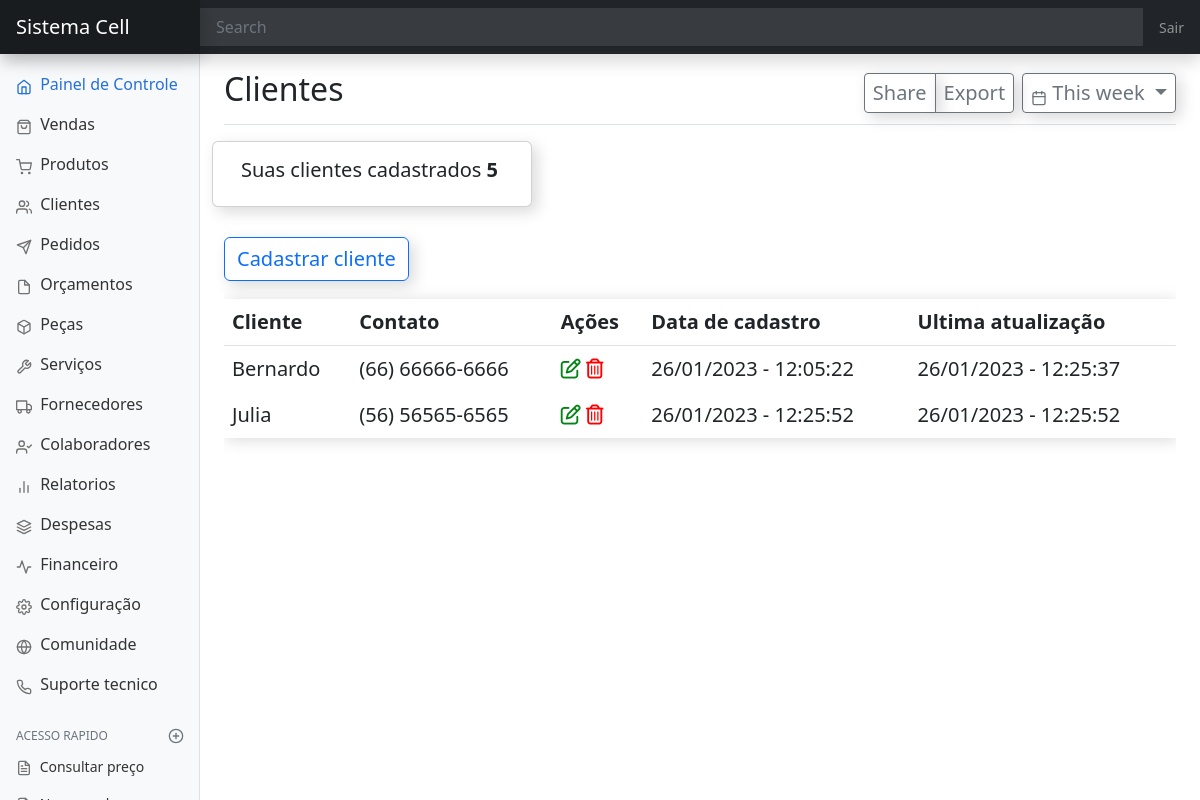
The app's page /cliente/ (signed in), older data.
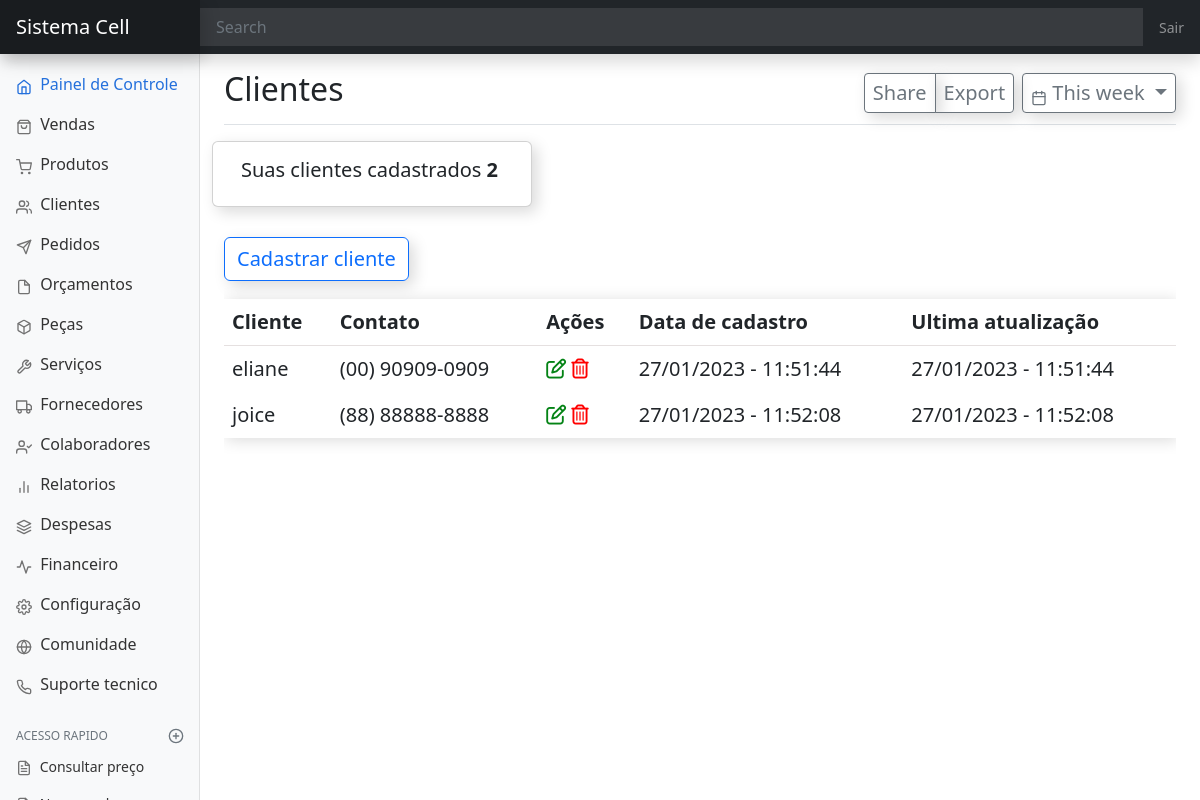
The same page, newer data.
### cliente/models.py (models this page shows, shortened)
class Cliente(models.Model):
    usuario = models.ForeignKey(User, on_delete=models.PROTECT)
    data_criacao = models.DateTimeField(auto_now_add=True, editable=False)
    data_edicao = models.DateTimeField(auto_now=True, editable=False)
    nome_cliente = models.CharField(max_length=90)
    data_nascimento = models.DateField(null=True, blank=True)
    cpf = models.CharField(max_length=14, null=True, blank=True)
    telefone_contato = models.CharField(max_length=15)
    telefone_contato_2 = models.CharField(max_length=15, null=True, blank=True)
    rua = models.CharField(max_length=99, null=True, blank=True)
    numero_casa = models.IntegerField(null=True, blank=True)
    bairro = models.CharField(max_length=90, null=True, blank=True)
    observacao = models.TextField(null=True, blank=True)

### cliente/views.py (the view)
# urls.py: path('cliente/', login_required(ListaCliente.as_view()), name='cliente'),
class ListaCliente(ListView):
    model = Cliente
    template_name = 'cliente/pagina-inicial-cliente.html'
    def get_queryset(self):
        return Cliente.objects.filter(usuario=self.request.user)

### cliente/templatetags/totalclientes.py (called while the page is built)
@register.simple_tag
def total_clientes():
    total = Cliente.objects.all().count()
    if total == 0:
        return '0'
    return total

### cliente/templates/cliente/pagina-inicial-cliente.html (shortened to what this page needs)
{% extends 'dashboard/pagina-inicial.html' %}
{% load totalclientes %}
{% block titulo %}Clientes{% endblock %}
{% block conteudo %}
<div class="row" id="total-cliente">
    <div class="card">
        <div class="card-body">
            <h5 class="card-title">Suas clientes cadastrados <b>{% total_clientes %}</b></h5>
        </div>
    </div>
</div>
<div style="margin-top: 30px;">
    <a href="" class="btn btn-outline-primary" data-toggle="modal" data-target="#staticBackdrop"
        hx-get="{% url 'cadastrar-cliente' %}" hx-target="#adicionar-conteudo">Cadastrar cliente</a>
</div>
<div class="table-responsive" style="padding-top:18px">
    <table class="table table-borderless table-hover" style="box-shadow: 2px 2px 15px 0px rgba(4, 4, 4, 0.15);">
        <thead style="border-bottom: 0.15px solid rgb(229, 224, 224)">
            <tr>
                <th>Cliente</th>
                <th>Contato</th>
                <th>Ações</th>
                <th>Data de cadastro</th>
                <th>Ultima atualização</th>
            </tr>
        </thead>
        <tbody id="cliente-Tbody">
            {% include 'cliente/tabela/tabela-cliente.html' %}
        </tbody>
    </table>
</div>
{% endblock conteudo %}

### cliente/templates/cliente/tabela/linhas-tabela-cliente.html
<tr id="trCliente{{ object.pk }}">
    <td>{{ object.nome_cliente }}</td>
    <td>{{ object.telefone_contato }}</td>
    <td><span
            data-toggle="modal"
            data-target="#staticBackdrop"
            hx-get="{% url 'editar-cliente' object.pk %}"
            hx-target="#adicionar-conteudo">
        <i class="fa-regular fa-pen-to-square" style="color: rgb(4, 131, 21);"></i>
    </span>
        <span
            data-toggle="modal"
            data-target="#success_tic_delete"
            hx-get="{% url 'apagar-cliente' object.pk %}"
            hx-confirm="Deseja mesmo Apagar {{ object.nome_cliente }} ?"
            hx-target="closest tr"
            hx-swap="outerHTML swap:300ms">
                <i class="fa-regular fa-trash-can" style="color: red;"></i>
        </span>
    </td>
    <td>{{object.data_criacao|date:"d/m/Y - h:i:s"}}</td>
    <td>{{object.data_edicao|date:"d/m/Y - h:i:s"}}</td>
</tr>

Row changes from the older to the newer data that the page shows:
removed Cliente: nome_cliente "Bernardo", telefone_contato "(66) 66666-6666", data_criacao "26/01/2023 - 12:05:22", data_edicao "26/01/2023 - 12:25:37"
removed Cliente: nome_cliente "Julia", telefone_contato "(56) 56565-6565", data_criacao "26/01/2023 - 12:25:52", data_edicao "26/01/2023 - 12:25:52"
added Cliente: nome_cliente "eliane", telefone_contato "(00) 90909-0909", data_criacao "27/01/2023 - 11:51:44", data_edicao "27/01/2023 - 11:51:44"
now on this page (row edited): Cliente: nome_cliente "joice", telefone_contato "(88) 88888-8888", data_criacao "27/01/2023 - 11:52:08", data_edicao "27/01/2023 - 11:52:08"
Text that changed along with them:
text no longer shown: "5"
text now shown: "2"
